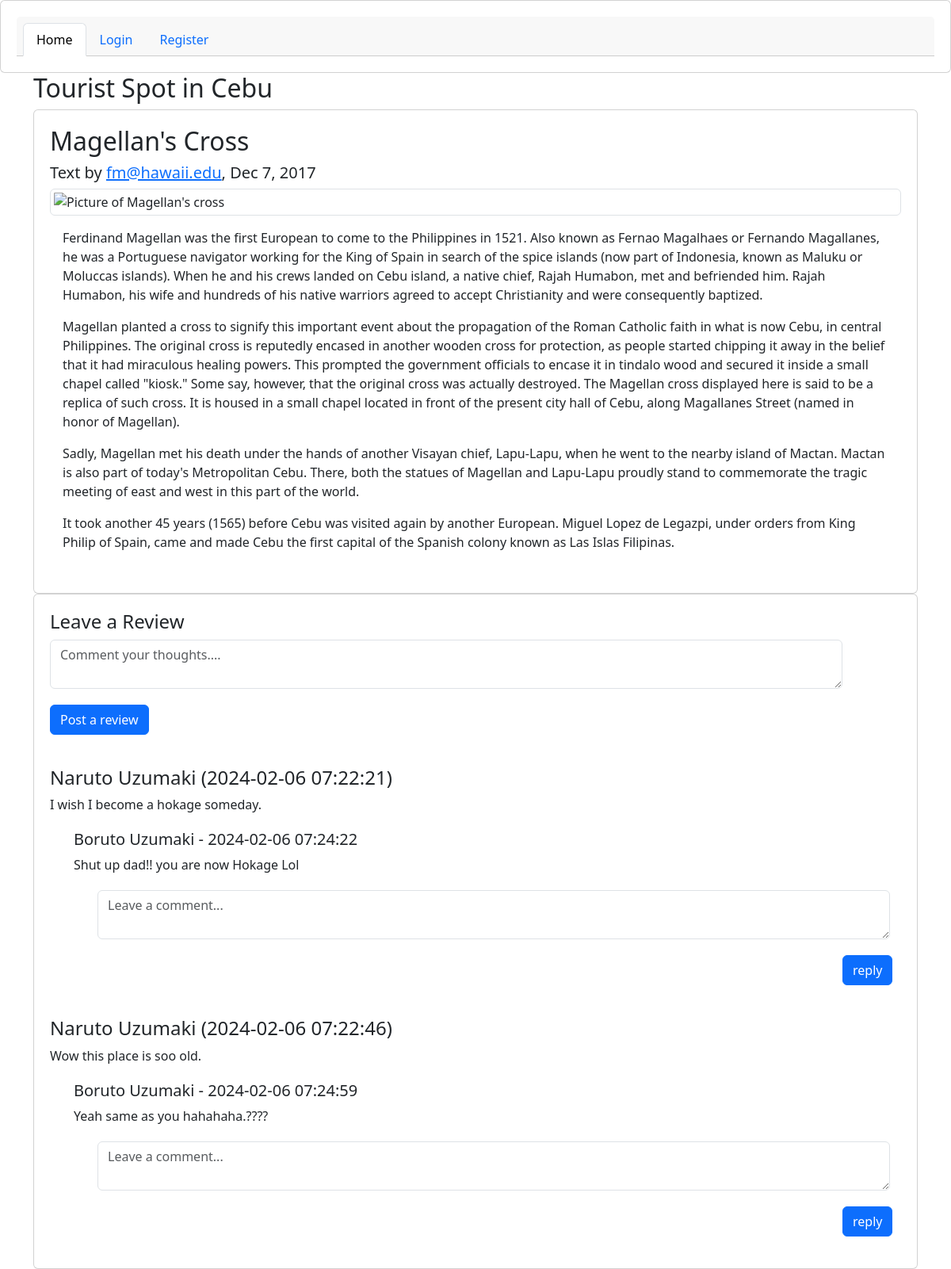
The page / on the database its author committed.
### tables this page shows
CREATE TABLE `reviews` (
  `id` int NOT NULL AUTO_INCREMENT,
  `user_id` int NOT NULL,
  `content` text,
  `created_at` datetime DEFAULT NULL,
  `updated_at` datetime DEFAULT NULL,
  PRIMARY KEY (`id`),
  KEY `fk_reviews_users_idx` (`user_id`)
);

CREATE TABLE `users` (
  `id` int NOT NULL AUTO_INCREMENT,
  `first_name` varchar(45) DEFAULT NULL,
  `last_name` varchar(45) DEFAULT NULL,
  `email` varchar(45) DEFAULT NULL,
  `password` varchar(45) DEFAULT NULL,
  `created_at` datetime DEFAULT NULL,
  `updated_at` datetime DEFAULT NULL,
  PRIMARY KEY (`id`)
);

CREATE TABLE `replies` (
  `id` int NOT NULL AUTO_INCREMENT,
  `review_id` int NOT NULL,
  `user_id` int NOT NULL,
  `content` text,
  `created_at` datetime DEFAULT NULL,
  `updated_at` datetime DEFAULT NULL,
  PRIMARY KEY (`id`),
  KEY `fk_replies_users1_idx` (`user_id`),
  KEY `fk_replies_reviews1_idx` (`review_id`)
);

### new-connection.php (called while the page is built, shortened)
<?php
$connection = new mysqli(DB_HOST, DB_USER, DB_PASS, DB_DATABASE);
function fetch_all($query)
{
    $data = array();
    global $connection;
    $result = $connection->query($query);
    while($row = mysqli_fetch_assoc($result))
    {
    $data[] = $row;
    }
return $data;
}
?>

### index.php (the view, shortened to what this page needs)
<?php
    require("new-connection.php");
    $query_reviews = "SELECT r.id, u.first_name, u.last_name, r.content as user_review, r.created_at as review_created_date FROM blog.reviews r
                JOIN blog.users u ON u.id = r.user_id";
    $reviews = fetch_all($query_reviews);
    $query_replies = "SELECT u.first_name, u.last_name, r.* FROM blog.replies r
                        JOIN blog.users u ON u.id = r.user_id";
    $replies = fetch_all($query_replies);
?>
<!DOCTYPE html>
<html lang="en">
    <head>
        <link rel="stylesheet" href="style.css.php">
        <link href="https://cdn.jsdelivr.net/npm/bootstrap@5.3.2/dist/css/bootstrap.min.css" rel="stylesheet">
    </head>
    <body>
        <div class="card text-center">
            <div class="card-header">
                <ul class="nav nav-tabs card-header-tabs">
                    <li class="nav-item">
                        <a class="nav-link active" aria-current="true" href="#">Home</a>
                    </li>
                    <li class="nav-item">
                        <a class="nav-link" href="login.php">Login</a>
                    </li>
                    <li class="nav-item">
                        <a class="nav-link" href="register.php">Register</a>
                    </li>
                    </ul>
            </div>
        </div>
        <div class="container">
            <div class="header">
                <h2>Tourist Spot in Cebu</h2>
            </div>
            <div class="row">
                <div class="leftcolumn">
                    <div class="card">
                        <h2>Magellan's Cross</h2>
                        <h5>Text by <a href="https://www.hawaii.edu/cps/magellancross.html#:~:text=Magellan's%20Cross%2C%20on%20the%20Island%20of%20Cebu&text=Rajah%20Humabon%2C%20his%20wife%20and,now%20Cebu%2C%20in%20central%20Philippines.">fm@hawaii.edu</a>, Dec 7, 2017</h5>
                        <img class="img-fluid magellan_cross img-thumbnail" src="img/magellan_cross.jpg" alt="Picture of Magellan's cross"/>
                        <div class="card-body">
                            <p>Ferdinand Magellan was the first European to come to the Philippines in 1521. Also known as Fernao Magalhaes or Fernando Magallanes, he was a Portuguese navigator working for the King of Spain in search of the spice islands (now part of Indonesia, known as Maluku or Moluccas islands). When he and his crews landed on Cebu island, a native chief, Rajah Humabon, met and befriended him. Rajah Humabon, his wife and hundreds of his native warriors agreed to accept Christianity and were consequently baptized.</p>
                            <p>Magellan planted a cross to signify this important event about the propagation of the Roman Catholic faith in what is now Cebu, in central Philippines. The original cross is reputedly encased in another wooden cross for protection, as people started chipping it away in the belief that it had miraculous healing powers. This prompted the government officials to encase it in tindalo wood and secured it inside a small chapel called "kiosk." Some say, however, that the original cross was actually destroyed. The Magellan cross displayed here is said to be a replica of such cross. It is housed in a small chapel located in front of the present city hall of Cebu, along Magallanes Street (named in honor of Magellan).</p>
                            <p>Sadly, Magellan met his death under the hands of another Visayan chief, Lapu-Lapu, when he went to the nearby island of Mactan. Mactan is also part of today's Metropolitan Cebu. There, both the statues of Magellan and Lapu-Lapu proudly stand to commemorate the tragic meeting of east and west in this part of the world.</p>
                            <p>It took another 45 years (1565) before Cebu was visited again by another European. Miguel Lopez de Legazpi, under orders from King Philip of Spain, came and made Cebu the first capital of the Spanish colony known as Las Islas Filipinas.</p>
                        </div>
                    </div>
                    <div class="card">
                        <label for="comment"><h4>Leave a Review</h4></label>
                        <form action="process.php" method="POST">
                            <textarea class="form-control" name="comment" id="comment" placeholder="Comment your thoughts...."></textarea>
                            <input class="post_review btn btn-primary" name="review" type="submit" value="Post a review">
                        </form>
<?php
    foreach($_SESSION['reviews'] as $review) {
?>
                        <div class="review">
                            <h4><?= $review['first_name'] ?> <?= $review['last_name'] ?> (<?= $review['review_created_date'] ?>)</h4>
                            <p><?= $review['user_review'] ?></p>
                            <div class="replies">
<?php
        foreach($_SESSION['replies'] as $reply) {
            if ($review['id'] == $reply['review_id']) {
?>
                                <h5><?= $reply['first_name'] ?> <?= $reply['last_name']?> - <?= $reply['created_at'] ?></h5>
                                <p><?= $reply['content'] ?></p>
<?php
            }
        }
?>
                                <form action="process.php" method="POST">
                                    <textarea class="reply-box form-control" name="reply" placeholder="Leave a comment..."></textarea>
                                    <input class="reply-btn btn btn-primary" type="submit" name="action" value="reply">
                                </form>
                            </div>
                        </div>
<?php
        }
?>
                    </div>
                </div>
            </div>
        </div>
    </body>
</html>

### rows shown on the page
reviews: user.first_name "Naruto", user.last_name "Uzumaki", created_at "2024-02-06 07:22:21", content "I wish I become a hokage someday."
replies: user.first_name "Boruto", user.last_name "Uzumaki", created_at "2024-02-06 07:24:22", content "Shut up dad!! you are now Hokage Lol"
reviews: user.first_name "Naruto", user.last_name "Uzumaki", created_at "2024-02-06 07:22:46", content "Wow this place is soo old."
replies: user.first_name "Boruto", user.last_name "Uzumaki", created_at "2024-02-06 07:24:59", content "Yeah same as you hahahaha.????"
